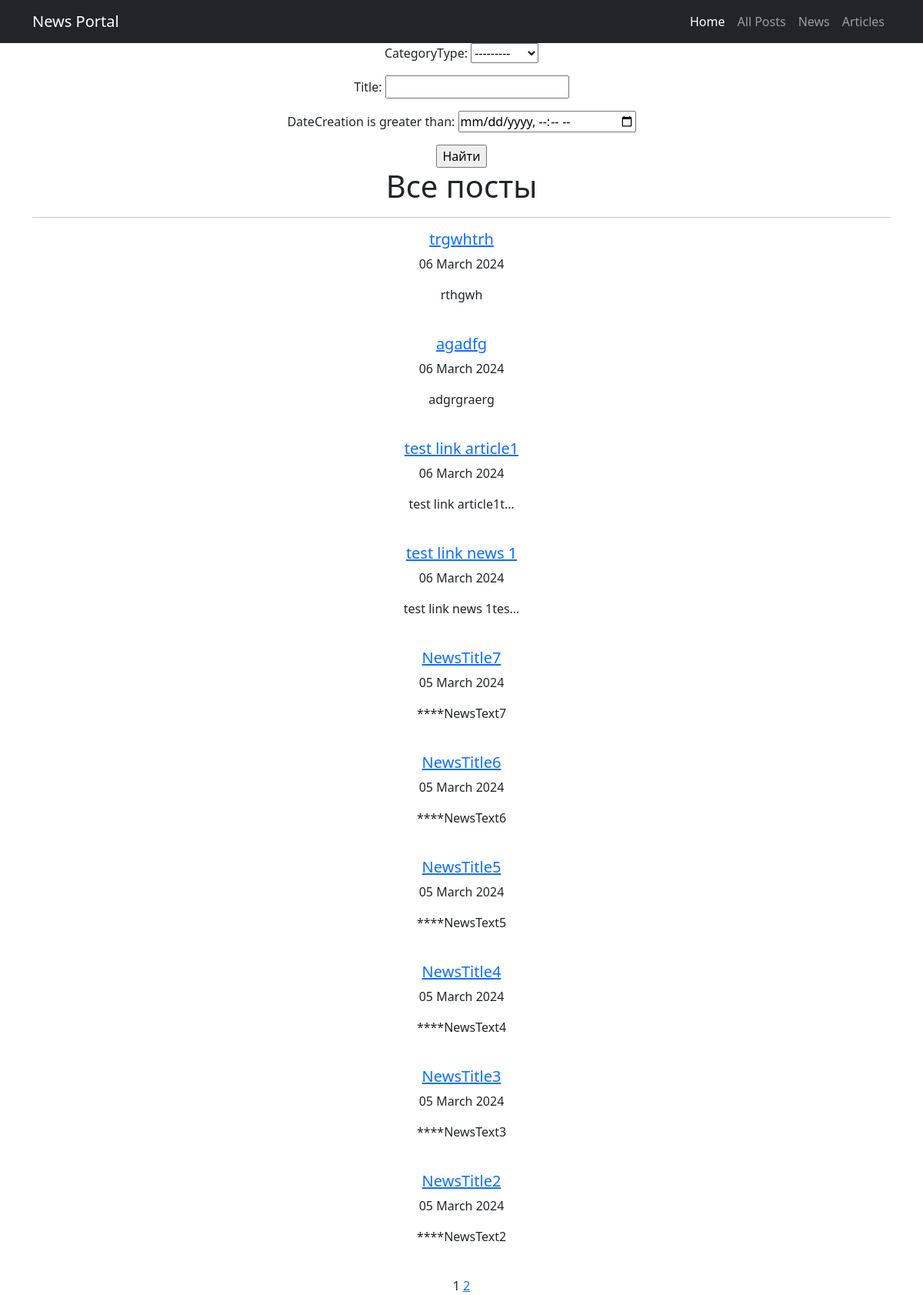
Page /posts/ (signed in) on the earlier database version.
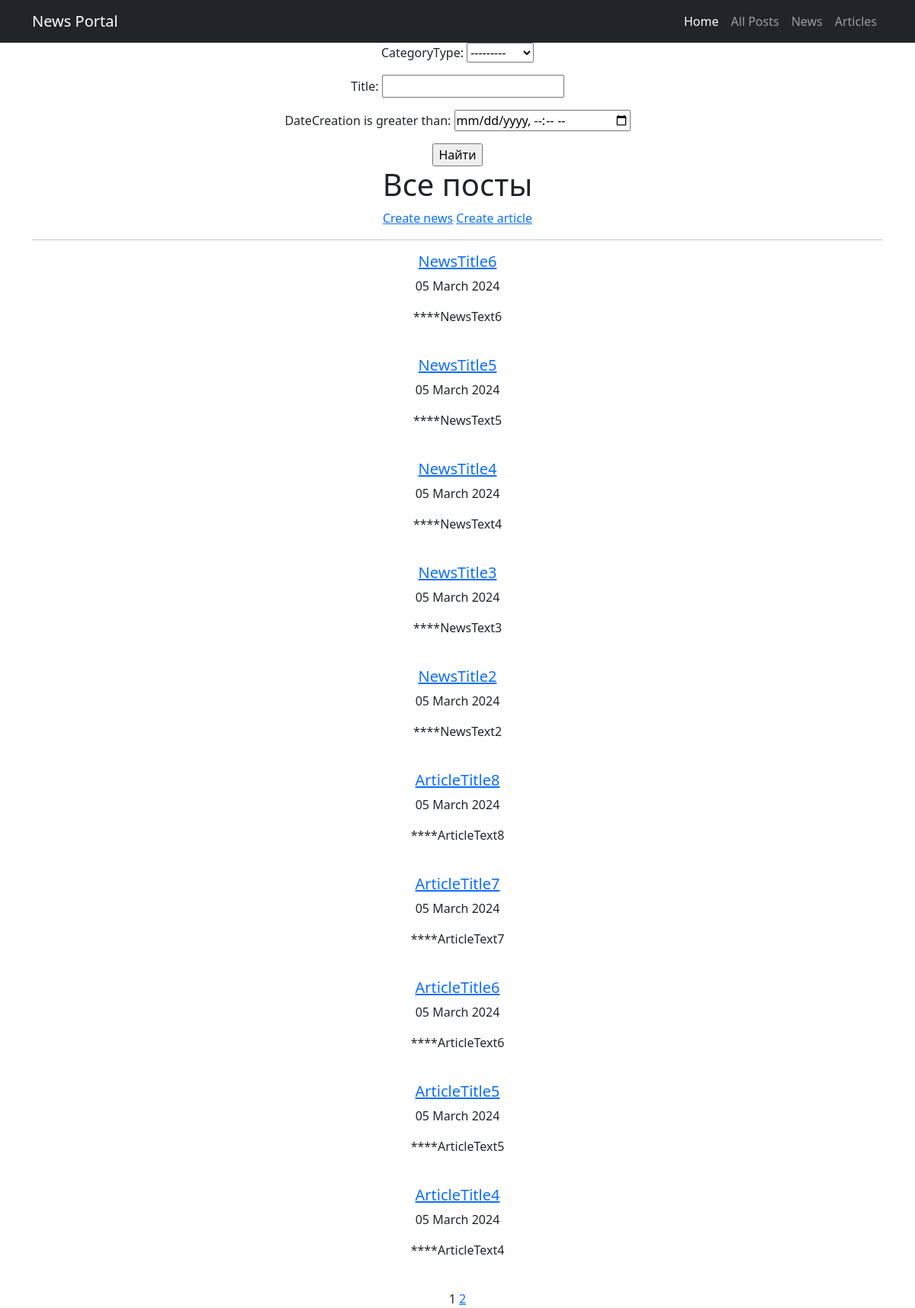
Same page on the later database version.
### news/models.py (models this page shows, shortened)
class Post(models.Model):
    NEWS = 'NW'
    ARTICLE = 'AR'
    CATEGORY_CHOICES = [
        (NEWS, 'Новость'),
        (ARTICLE, 'Статья')
    ]
    author = models.ForeignKey(Author, on_delete=models.CASCADE)
    categoryType = models.CharField(max_length=2, choices=CATEGORY_CHOICES, default=ARTICLE)
    dateCreation = models.DateTimeField(auto_now_add=True)
    postCategory = models.ManyToManyField(Category, through='PostCategory')
    title = models.CharField(max_length=128)
    text = models.TextField()
    rating = models.SmallIntegerField(default=0)

### news/views.py (the view)
# urls.py: path('posts/', PostList.as_view(), name='post_list'),
class PostList(FilteredListView):
    model = Post
    queryset = Post.objects.order_by('-dateCreation')
    filter_class = PostFilter
    template_name = 'posts.html'
    context_object_name = 'posts'

### news/templatetags/custom_filters.py (called while the page is built)
@register.filter()
def censor(value):
    for word in CENSOR_WORDS:
        pattern = re.compile(re.escape(word), re.IGNORECASE)
        value = pattern.sub(lambda x: '*' * len(x.group()), value)
    return value

### news/views.py (called while the page is built)
    def get_queryset(self):
        queryset = super().get_queryset()
        self.filterset = self.filter_class(self.request.GET, queryset)
        return self.filterset.qs

    def get_context_data(self, **kwargs):
        context = super().get_context_data(**kwargs)
        context['filterset'] = self.filterset
        return context

### templates/posts.html (shortened to what this page needs)
{% extends 'flatpages/default.html' %}
{% load custom_filters %}
{% block content %}
    {% with 'flatpages/filters_form.html' as template_name %}
        {% include template_name %}
    {% endwith %}
    <h1>Все посты</h1>
    {% if perms.news.add_post %}
        {% with 'create_post_link.html' as template_name %}
            {% include template_name %}
        {% endwith %}
    {% endif %}
    <hr>
    {% if posts %}
           {% for post in posts %}
                <div>
                    {% if post.categoryType == 'NW' %}
                        <a href="{% url 'new_detail' pk=post.id %}">
                    {% elif post.categoryType == 'AR' %}
                        <a href="{% url 'article_detail' pk=post.id %}">
                    {% endif %}
                            <h5>{{ post.title|censor }}</h5>
                    </a>
                    <p>{{ post.dateCreation|date:"d F Y"}}</p>
                    <p>{{ post.text|censor|truncatechars:20 }}</p>
                </div>
                <br>
           {% endfor %}
    {% else %}
       <h2>Постов нет!</h2>
    {% endif %}
    {% with 'flatpages/paginate.html' as template_name %}
        {% include template_name %}
    {% endwith %}
{% endblock content %}

Differences in the rows shown:
removed Post: title|censor "trgwhtrh", dateCreation "06 March 2024", text|censor "rthgwh"
removed Post: title|censor "agadfg", dateCreation "06 March 2024", text|censor "adgrgraerg"
removed Post: title|censor "test link article1", dateCreation "06 March 2024", text|censor "test link article1t…"
removed Post: title|censor "test link news 1", dateCreation "06 March 2024", text|censor "test link news 1tes…"
removed Post: title|censor "NewsTitle7", dateCreation "05 March 2024", text|censor "****NewsText7"
now on this page (row unchanged): Post: title|censor "ArticleTitle8", dateCreation "05 March 2024", text|censor "****ArticleText8"
now on this page (row unchanged): Post: title|censor "ArticleTitle7", dateCreation "05 March 2024", text|censor "****ArticleText7"
now on this page (row unchanged): Post: title|censor "ArticleTitle6", dateCreation "05 March 2024", text|censor "****ArticleText6"
now on this page (row unchanged): Post: title|censor "ArticleTitle5", dateCreation "05 March 2024", text|censor "****ArticleText5"
now on this page (row unchanged): Post: title|censor "ArticleTitle4", dateCreation "05 March 2024", text|censor "****ArticleText4"
Other differences:
text now shown: "Create news Create article"
